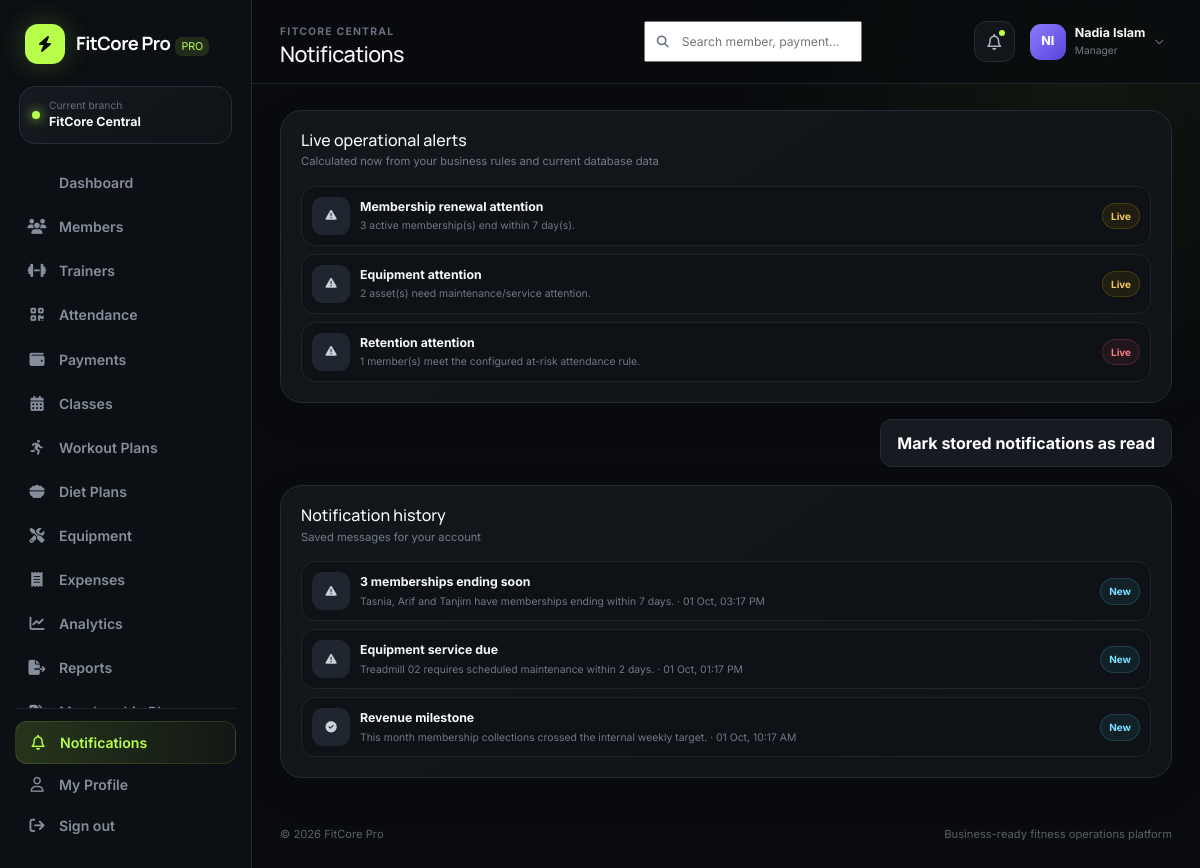
Screenshot of /app/notifications.php (signed in) with the database file from the repository.
### tables this page shows
CREATE TABLE branches (
  id INT UNSIGNED AUTO_INCREMENT PRIMARY KEY,
  name VARCHAR(120) NOT NULL,
  code VARCHAR(20) NOT NULL UNIQUE,
  address VARCHAR(255), phone VARCHAR(40),
  status ENUM('active','inactive') DEFAULT 'active',
  created_at TIMESTAMP DEFAULT CURRENT_TIMESTAMP
);

CREATE TABLE notifications (
  id INT UNSIGNED AUTO_INCREMENT PRIMARY KEY,
  branch_id INT UNSIGNED NOT NULL, user_id INT UNSIGNED NULL,
  title VARCHAR(140) NOT NULL, message VARCHAR(500) NOT NULL,
  type ENUM('info','success','warning','danger') DEFAULT 'info', is_read TINYINT(1) DEFAULT 0,
  created_at TIMESTAMP DEFAULT CURRENT_TIMESTAMP,
  FOREIGN KEY (branch_id) REFERENCES branches(id) ON DELETE CASCADE,
  FOREIGN KEY (user_id) REFERENCES users(id) ON DELETE CASCADE
);

### config/app.php (called while the page is built, shortened)
<?php
function env(string $key, ?string $default = null): ?string {
    $value = getenv($key);
    return $value === false ? $default : $value;
}
function app_base_path(): string {
    static $base = null;
    if ($base !== null) return $base;
    $forced = env('APP_BASE_PATH');
    $projectRoot = realpath(dirname(__DIR__)) ?: dirname(__DIR__);
    $docRoot = realpath($_SERVER['DOCUMENT_ROOT'] ?? '') ?: ($_SERVER['DOCUMENT_ROOT'] ?? '');
    if ($docRoot && str_starts_with(str_replace('\\','/',$projectRoot), str_replace('\\','/',$docRoot))) {
        $relative = trim(str_replace('\\','/', substr($projectRoot, strlen($docRoot))), '/');
        return $base = $relative ? '/' . $relative : '';
    }
    return $base = '';
}
function url(string $path = ''): string {
    return app_base_path() . ($path ? '/' . ltrim($path, '/') : '');
}

### includes/functions.php (called while the page is built, shortened)
<?php
require_once __DIR__ . '/../config/database.php';
function e(?string $value): string { return htmlspecialchars($value ?? '', ENT_QUOTES, 'UTF-8'); }
function format_date(?string $date, string $format='d M Y'): string { return $date ? date($format, strtotime($date)) : '—'; }
function initials(string $name): string { $p=preg_split('/\s+/', trim($name)); return strtoupper(substr($p[0]??'U',0,1).substr($p[1]??'',0,1)); }
function query_value(string $sql, array $params=[]): mixed {
    $s=db()->prepare($sql); $s->execute($params); return $s->fetchColumn();
}
function query_all(string $sql, array $params=[]): array {
    $s=db()->prepare($sql); $s->execute($params); return $s->fetchAll();
}
function setting(string $key, mixed $default=null): mixed {
    static $settings = null;
    if ($settings === null) {
        $settings = [];
        try {
            foreach (query_all('SELECT setting_key,setting_value FROM system_settings') as $row) {
                $settings[$row['setting_key']] = $row['setting_value'];
            }
        } catch (Throwable $e) {
            $settings = [];
        }
    }
    return array_key_exists($key,$settings) ? $settings[$key] : $default;
}
function current_branch_id(): int {
    $user = $_SESSION['user'] ?? [];
    return (int)($_SESSION['branch_id'] ?? $user['branch_id'] ?? 1);
}
function branch_name(?int $id=null): string {
    $id = $id ?: current_branch_id();
    return (string)(query_value('SELECT name FROM branches WHERE id=?', [$id]) ?: 'Main Branch');
}
function rule_int(string $key, int $default): int {
    $raw=setting($key,null);
    return max(0,(int)$raw);
}

### config/database.php (called while the page is built)
<?php
require_once __DIR__ . '/app.php';
function db(): PDO {
    static $pdo = null;
    if ($pdo instanceof PDO) return $pdo;
    $host = env('DB_HOST', '127.0.0.1');
    $port = env('DB_PORT', '3306');
    $name = env('DB_NAME', 'fitcore_pro');
    $user = env('DB_USER', 'root');
    $pass = env('DB_PASS', '');
    $charset = 'utf8mb4';
    $dsn = "mysql:host={$host};port={$port};dbname={$name};charset={$charset}";
    try {
        $pdo = new PDO($dsn, $user, $pass, [
            PDO::ATTR_ERRMODE => PDO::ERRMODE_EXCEPTION,
            PDO::ATTR_DEFAULT_FETCH_MODE => PDO::FETCH_ASSOC,
            PDO::ATTR_EMULATE_PREPARES => false,
        ]);
    } catch (PDOException $e) {
        http_response_code(500);
        $safeMessage = htmlspecialchars($e->getMessage(), ENT_QUOTES, 'UTF-8');
        echo '<!doctype html><html><head><meta charset="utf-8"><title>Database setup</title><style>body{font-family:system-ui;background:#0b0d10;color:#fff;padding:40px}.box{max-width:760px;margin:auto;background:#15181d;padding:28px;border-radius:20px;border:1px solid #2a2f37}code{color:#b8ff58}</style></head><body><div class="box"><h2>FitCore Pro database is not connected</h2><p>Import <code>database/fitcore.sql</code>, then copy <code>.env.example</code> to <code>.env</code> and update the database values.</p><p><small>' . $safeMessage . '</small></p></div></body></html>';
        exit;
    }
    return $pdo;
}

### includes/auth.php (called while the page is built, shortened)
<?php
require_once __DIR__ . '/functions.php';
function user(): array { return $_SESSION['user'] ?? []; }

### app/notifications.php (the view, shortened to what this page needs)
<?php
require_once __DIR__.'/../includes/auth.php';require_login();$bid=current_branch_id();$expiryDays=rule_int('expiry_warning_days',7);$equipmentDays=rule_int('equipment_warning_days',7);$retentionDays=rule_int('retention_days',14);$riskThreshold=rule_int('retention_visit_threshold',1);
$rows=query_all('SELECT * FROM notifications WHERE branch_id=? AND (user_id IS NULL OR user_id=?) ORDER BY created_at DESC LIMIT 50',[$bid,user()['id']]);
$role=user()['role']??'';$expiring=$equipment=$risk=0;
if($role==='trainer'){$tid=(int)(query_value('SELECT id FROM trainers WHERE user_id=?',[user()['id']])?:0);$expiring=(int)query_value("SELECT COUNT(*) FROM members WHERE branch_id=? AND trainer_id=? AND status='active' AND membership_end BETWEEN CURDATE() AND DATE_ADD(CURDATE(),INTERVAL $expiryDays DAY)",[$bid,$tid]);$risk=(int)query_value("SELECT COUNT(*) FROM (SELECT m.id,COUNT(a.id) v FROM members m LEFT JOIN attendance a ON a.member_id=m.id AND a.check_in>=DATE_SUB(NOW(),INTERVAL $retentionDays DAY) WHERE m.branch_id=? AND m.trainer_id=? AND m.status='active' AND m.membership_end>=CURDATE() GROUP BY m.id HAVING v<=$riskThreshold) x",[$bid,$tid]);}
elseif(in_array($role,['super_admin','manager','receptionist'])){$expiring=(int)query_value("SELECT COUNT(*) FROM members WHERE branch_id=? AND status='active' AND membership_end BETWEEN CURDATE() AND DATE_ADD(CURDATE(),INTERVAL $expiryDays DAY)",[$bid]);$risk=(int)query_value("SELECT COUNT(*) FROM (SELECT m.id,COUNT(a.id) v FROM members m LEFT JOIN attendance a ON a.member_id=m.id AND a.check_in>=DATE_SUB(NOW(),INTERVAL $retentionDays DAY) WHERE m.branch_id=? AND m.status='active' AND m.membership_end>=CURDATE() GROUP BY m.id HAVING v<=$riskThreshold) x",[$bid]);if(in_array($role,['super_admin','manager']))$equipment=(int)query_value("SELECT COUNT(*) FROM equipment WHERE branch_id=? AND condition_status<>'retired' AND (condition_status IN('maintenance','damaged') OR next_service<=DATE_ADD(CURDATE(),INTERVAL $equipmentDays DAY))",[$bid]);}
$alerts=[];if($expiring)$alerts[]=['warning','Membership renewal attention',"$expiring active membership(s) end within $expiryDays day(s).",'members.php'];if($equipment)$alerts[]=['warning','Equipment attention',"$equipment asset(s) need maintenance/service attention.",'equipment.php'];if($risk)$alerts[]=['danger','Retention attention',"$risk member(s) meet the configured at-risk attendance rule.",'dashboard.php'];
$pageTitle='Notifications';include __DIR__.'/../includes/header.php'; ?>
<?php if($alerts):?><div class="panel mb-3"><div class="panel-head"><div><h3>Live operational alerts</h3><p>Calculated now from your business rules and current database data</p></div></div><div class="mini-list"><?php foreach($alerts as [$type,$title,$msg,$link]):?><a class="mini-row" href="<?= url('app/'.$link) ?>"><div class="mini-avatar"><i class="fa-solid fa-triangle-exclamation"></i></div><div class="grow"><strong><?= e($title) ?></strong><small><?= e($msg) ?></small></div><span class="badge-soft badge-<?= e($type) ?>">Live</span></a><?php endforeach;?></div></div><?php endif;?>
<div class="page-actions"><form method="post"><input type="hidden" name="csrf" value="<?= csrf_token() ?>"><button class="btn btn-dark">Mark stored notifications as read</button></form></div><div class="panel"><div class="panel-head"><div><h3>Notification history</h3><p>Saved messages for your account</p></div></div><div class="mini-list"><?php foreach($rows as $n): ?><div class="mini-row" style="opacity:<?= $n['is_read']?'.65':'1' ?>"><div class="mini-avatar"><i class="fa-solid <?= $n['type']==='warning'?'fa-triangle-exclamation':($n['type']==='success'?'fa-circle-check':'fa-bell') ?>"></i></div><div class="grow"><strong><?= e($n['title']) ?></strong><small><?= e($n['message']) ?> · <?= format_date($n['created_at'],'d M, h:i A') ?></small></div><?php if(!$n['is_read']): ?><span class="badge-soft badge-info">New</span><?php endif; ?></div><?php endforeach; if(!$rows): ?><p class="text-muted small">No stored notifications yet.</p><?php endif; ?></div></div>
<?php include __DIR__.'/../includes/footer.php'; ?>

### includes/header.php (shortened to what this page needs)
<?php
require_once __DIR__ . '/auth.php';
$pageTitle = $pageTitle ?? 'Dashboard';
$unread=(int)query_value('SELECT COUNT(*) FROM notifications WHERE branch_id=? AND is_read=0 AND (user_id IS NULL OR user_id=?)',[current_branch_id(),user()['id']]);
?>
<!doctype html><html lang="en"><head>
<link href="https://cdn.jsdelivr.net/npm/bootstrap@5.3.3/dist/css/bootstrap.min.css" rel="stylesheet">
<link href="https://cdnjs.cloudflare.com/ajax/libs/font-awesome/6.6.0/css/all.min.css" rel="stylesheet">
<link href="<?= url('assets/css/style.css') ?>" rel="stylesheet">
</head><body class="app-body">
<?php include __DIR__.'/sidebar.php'; ?>
<main class="main-shell">
<header class="topbar">
  <div class="topbar-title"><span class="eyebrow"><?= e(branch_name()) ?></span><h1><?= e($pageTitle) ?></h1></div>
  <div class="topbar-actions">
    <form class="top-search" action="<?= url('app/search.php') ?>" method="get"><i class="fa-solid fa-magnifying-glass"></i><input name="q" placeholder="Search member, payment..." aria-label="Global search"></form>
    <a class="icon-btn" href="<?= url('app/notifications.php') ?>"><i class="fa-regular fa-bell"></i><?php if($unread): ?><span class="notify-dot"></span><?php endif; ?></a>
    <div class="user-chip">
      <div class="avatar"><?= e(initials(user()['name']??'User')) ?></div>
      <div><strong><?= e(user()['name']??'User') ?></strong><small><?= e(ucwords(str_replace('_',' ',user()['role']??''))) ?></small></div>
      <i class="fa-solid fa-chevron-down"></i>
    </div>
  </div>
</header>
<section class="content-wrap">

### includes/sidebar.php
<?php
$active = basename($_SERVER['PHP_SELF']);
$role = user()['role'] ?? '';
$nav = [
 ['dashboard.php','fa-grid-2','Dashboard',['super_admin','manager','receptionist','trainer','accountant']],
 ['members.php','fa-users','Members',['super_admin','manager','receptionist','trainer']],
 ['trainers.php','fa-dumbbell','Trainers',['super_admin','manager','receptionist']],
 ['attendance.php','fa-qrcode','Attendance',['super_admin','manager','receptionist','trainer']],
 ['payments.php','fa-wallet','Payments',['super_admin','manager','receptionist','accountant']],
 ['classes.php','fa-calendar-days','Classes',['super_admin','manager','receptionist','trainer']],
 ['workouts.php','fa-person-running','Workout Plans',['super_admin','manager','trainer']],
 ['diet_plans.php','fa-bowl-food','Diet Plans',['super_admin','manager','trainer']],
 ['equipment.php','fa-screwdriver-wrench','Equipment',['super_admin','manager']],
 ['expenses.php','fa-receipt','Expenses',['super_admin','manager','accountant']],
 ['analytics.php','fa-chart-line','Analytics',['super_admin','manager','accountant']],
 ['reports.php','fa-file-export','Reports',['super_admin','manager','accountant']],
 ['plans.php','fa-tags','Membership Plans',['super_admin','manager']],
 ['branches.php','fa-code-branch','Branches',['super_admin']],
 ['audit_logs.php','fa-clock-rotate-left','Audit Logs',['super_admin']],
 ['settings.php','fa-sliders','Settings',['super_admin']],
];
?>
<aside class="sidebar" id="sidebar">
  <a class="brand" href="<?= url('app/dashboard.php') ?>">
    <span class="brand-mark"><i class="fa-solid fa-bolt"></i></span>
    <span><strong><?= e(setting('company_name','FitCore Pro')) ?></strong><em>PRO</em></span>
  </a>
  <div class="branch-pill"><span class="dot"></span><div><small>Current branch</small><strong><?= e(branch_name()) ?></strong></div></div>
  <nav>
    <?php foreach($nav as [$file,$icon,$label,$roles]): if(!in_array($role,$roles,true)) continue; ?>
      <a class="nav-link <?= $active===$file?'active':'' ?>" href="<?= url('app/'.$file) ?>"><i class="fa-solid <?= $icon ?>"></i><span><?= e($label) ?></span></a>
    <?php endforeach; ?>
  </nav>
  <div class="sidebar-bottom">
    <a class="nav-link <?= $active==='notifications.php'?'active':'' ?>" href="<?= url('app/notifications.php') ?>"><i class="fa-regular fa-bell"></i><span>Notifications</span></a>
    <a class="nav-link <?= $active==='profile.php'?'active':'' ?>" href="<?= url('app/profile.php') ?>"><i class="fa-regular fa-user"></i><span>My Profile</span></a>
    <a class="nav-link logout" href="<?= url('auth/logout.php') ?>"><i class="fa-solid fa-arrow-right-from-bracket"></i><span>Sign out</span></a>
  </div>
</aside>

### rows the page displays
branches: name "FitCore Central", name "FITCORE CENTRAL"
notifications: title "3 memberships ending soon", message "Tasnia, Arif and Tanjim have memberships ending within 7 days.", created_at "01 Oct, 03:17 PM", is_read "New"
notifications: title "Equipment service due", message "Treadmill 02 requires scheduled maintenance within 2 days.", created_at "01 Oct, 01:17 PM", is_read "New"
notifications: title "Revenue milestone", message "This month membership collections crossed the internal weekly target.", created_at "01 Oct, 10:17 AM", is_read "New"

### other values shown
setting('company_name','FitCore Pro') "FitCore Pro"
$label "Dashboard"
$label "Members"
$label "Trainers"
$label "Attendance"
$label "Payments"
$label "Classes"
$label "Workout Plans"
$label "Diet Plans"
$label "Equipment"
$label "Expenses"
$label "Analytics"
$label "Reports"
$pageTitle "Notifications"
initials(user()['name']??'User') "NI"
